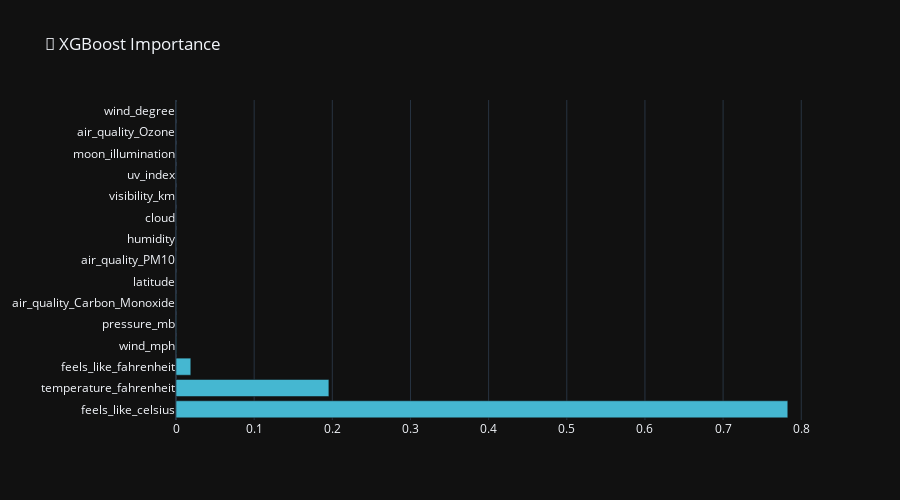

Notebook code for this chart:
### Code cell
# XGBoost importance
xgb_model = xgb.XGBRegressor(n_estimators=100, max_depth=6, random_state=42)
xgb_model.fit(X_train, y_train)
xgb_imp = pd.Series(xgb_model.feature_importances_, index=features).sort_values(ascending=False)
fig = go.Figure(go.Bar(x=xgb_imp.values[:15], y=xgb_imp.index[:15], orientation='h', marker_color='#45B7D1'))
fig.update_layout(title='🚀 XGBoost Importance', template='plotly_dark', height=500)
fig.show()

### Figure 1 — Plotly figure (JSON) as saved in the notebook; plotly's stock layout.template omitted (floating-point values rounded to 4 significant figures)
{"data": [{"marker": {"color": "#45B7D1"}, "orientation": "h", "type": "bar", "x": [0.7828, 0.1956, 0.01894, 0.0005889, 0.0003814, 0.0003116, 0.0001274, 0.0001156, 0.0001141, 0.0001129, 0.0001042, 0.0001034, 9.625e-05, 9.619e-05, 8.326e-05], "y": ["feels_like_celsius", "temperature_fahrenheit", "feels_like_fahrenheit", "wind_mph", "pressure_mb", "air_quality_Carbon_Monoxide", "latitude", "air_quality_PM10", "humidity", "cloud", "visibility_km", "uv_index", "moon_illumination", "air_quality_Ozone", "wind_degree"]}], "layout": {"height": 500, "title": {"text": "🚀 XGBoost Importance"}}}
